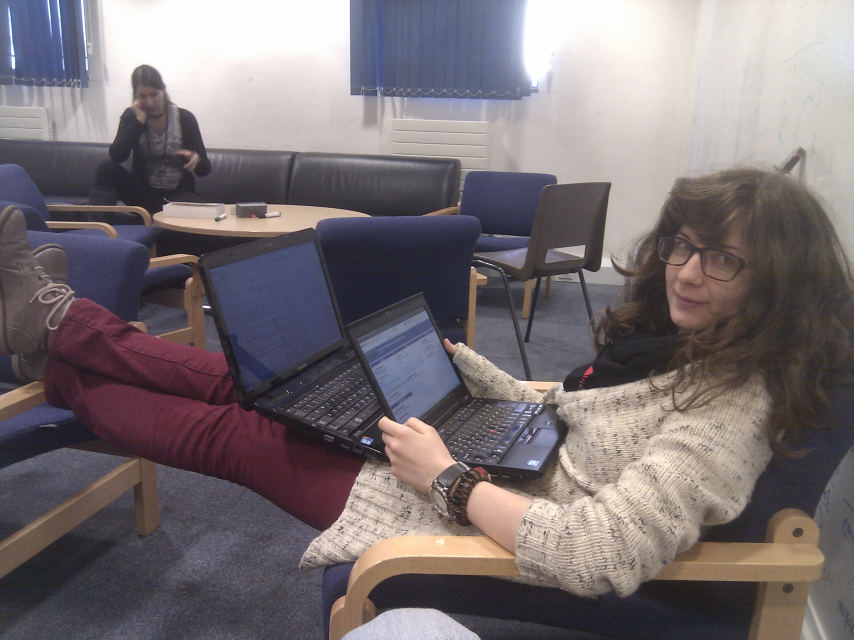
#> input picture ela.jpg, 2560 x 1920 px (shown at 1/3 size); its folder holds only this picture in this run
$ python -i faceRecognition.py   (imports and definitions only)   (Python 2 division)   (older library calls are emulated)
#> lines starting #> are read from the running program, lines starting #| are printed output that depends on the picture
#> further down, picture is the input picture: shape (1920, 2560, 3); mean B, G, R 115.6, 112.4, 120.8
import cv2
import numpy as np
import os

# Create window for image display
CASCADE_FN = "haarcascade_frontalface_default.xml"

# The scale used for face recognition.
# It is important as the face recognition algorithm works better on small images
# Also helps with removing faces that are too far away
RESIZE_SCALE = 3
RECTANGE_COLOUR = (255, 0, 0)
THICKNESS = 2

NEGATIVE_EXAMPLES_PATH = "negativeExamples"

CASCADE_CLASSIFIER = cv2.CascadeClassifier(CASCADE_FN)

def getFaces(image):
  img_copy = cv2.resize(image, (image.shape[1]/RESIZE_SCALE,
                                image.shape[0]/RESIZE_SCALE))
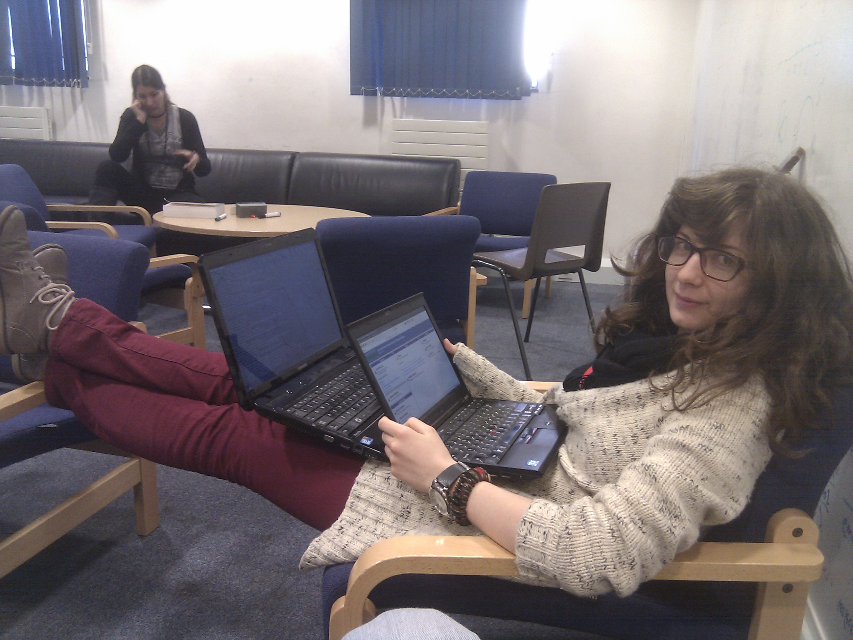
#> img_copy: shape (640, 853, 3); mean B, G, R 115.6, 112.4, 120.8
  rects = CASCADE_CLASSIFIER.detectMultiScale(normalizeImage(img_copy))
  resized_rects = []
  for r in rects:
    new_r = map((lambda x: RESIZE_SCALE * x), r)
    resized_rects += [new_r]
  return resized_rects

# [5 lines left out: function getCroppedImages, not called in this run]

def getCroppedFaces(image):
   return getCroppedImages(image, getFaces(image))

# [37 lines left out: functions drawFaces, getAndDrawFaces, getNegativeExamples, createFaceModel, containsPositiveFace, not called in this run]

# TODO: resize here?
def normalizeImage(img):
   gray = cv2.cvtColor(img, cv2.COLOR_BGR2GRAY)
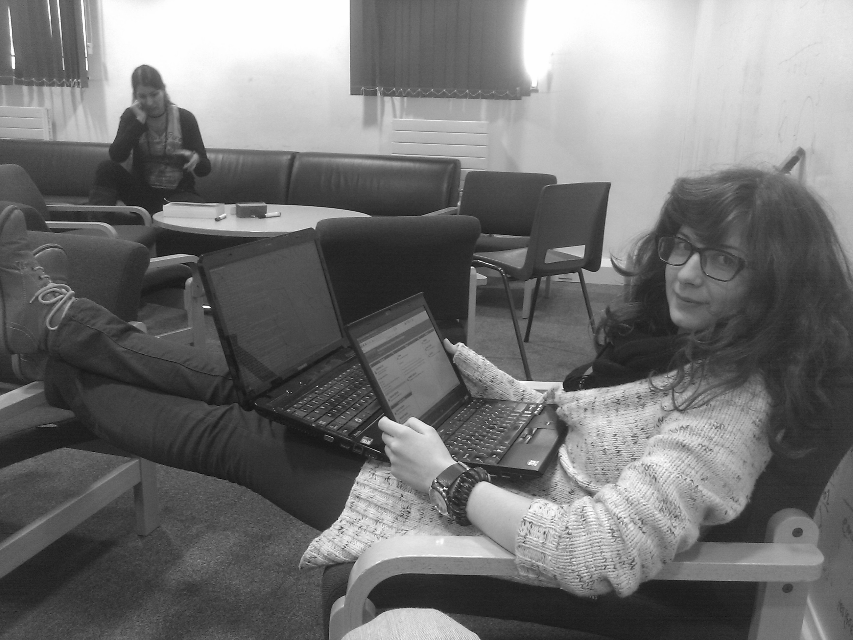
#> gray: shape (640, 853); min 3, max 255, mean 115.3
   return cv2.equalizeHist(gray)
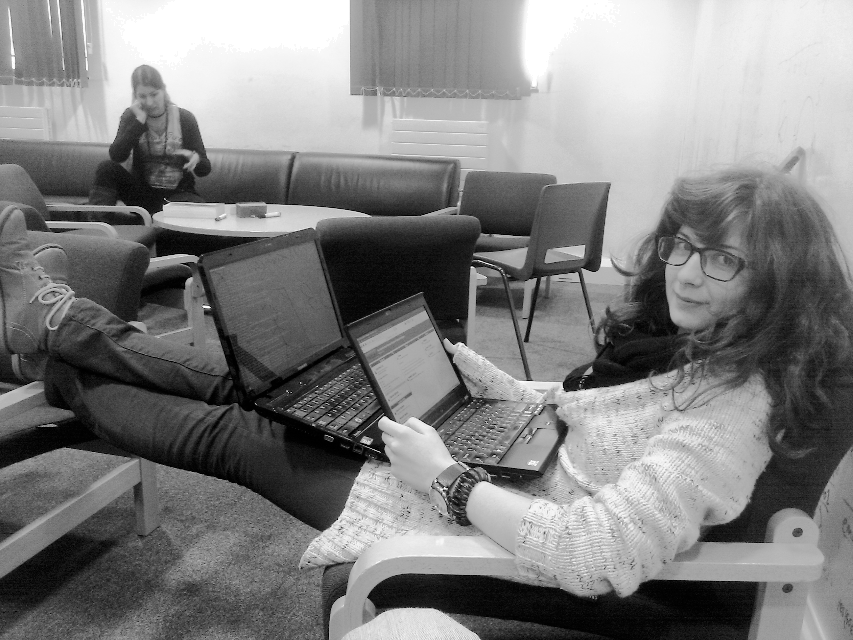
#> returned value: shape (640, 853); min 0, max 255, mean 128.3

>>> import cv2
>>> picture = cv2.imread('ela.jpg')
>>> result = getFaces(picture)
#> in getFaces, `rects = CASCADE_CLASSIFIER.detectMultiScale(normalizeImage(img_copy))`: rects = [[129, 82, 35, 35], [644, 217, 108, 108]]
#> the loop in getFaces, `for r in rects:` made 2 passes
#> (r, resized_rects) on passes 1 to 2: ([129, 82, 35, 35], [[387, 246, 105, 105]]), ([644, 217, 108, 108], [[387, 246, 105, 105], [1932, 651, 324, 324]])
#> result = [[387, 246, 105, 105], [1932, 651, 324, 324]]
